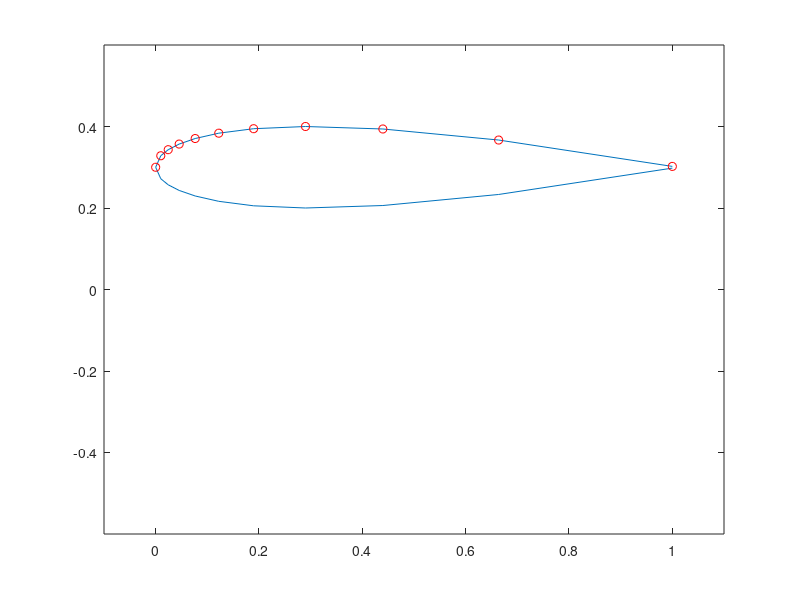

This chart was generated by the following MATLAB code: (Note: this script raises an error after producing the figure.)
% L9_9 same as f9_15 
% Copyright S. Nakamura, 1995
set(gcf, 'NumberTitle','off','Name', 'Figure 9.15; List 9.9')

clear,clf
x_af=[1.0000  0.6638  0.4397  0.2900  0.1896  0.1221  ...
      0.0765  0.0455  0.0243  0.0099       0 ];
y_af=[0.0021  0.0668  0.0939  0.1000  0.0946  0.0836  ...
      0.0705  0.0569  0.0431  0.0282       0 ];
m=length(x_af);
x = [x_af, x_af(m-1:-1:1)];  % Whole airfoil profile
y = [y_af, -y_af(m-1:-1:1)];
plot(x,y+0.3)
hold on
plot(x_af,y_af+0.3,'or')
axis([-0.1, 1.1 ,-0.6, 0.6])
n=length(x);
arc(1)=0;  % Arc length measured from trailing edge
for i=2:n
   arc(i)=arc(i-1)+sqrt((x(i)-x(i-1))^2+(y(i)-y(i-1))^2);
end
L = arc(m);
s = stret_(15+1, L,  0.02, 0.02);
xcut=interp1(arc, x, s, 'spline');  % c-spline
ycut=interp1(arc, y, s, 'spline');  % c-spline
plot(x,y-0.3)
plot(xcut,ycut-0.3,'x')
axis([-0.3, 1.1 ,-0.6, 0.6])
text(-0.1, 0.1, 'o: given data points','Fontsize',[18])
text(-0.1,-0.5, 'x: points to cut the surface','Fontsize',[18])
axis('off')
